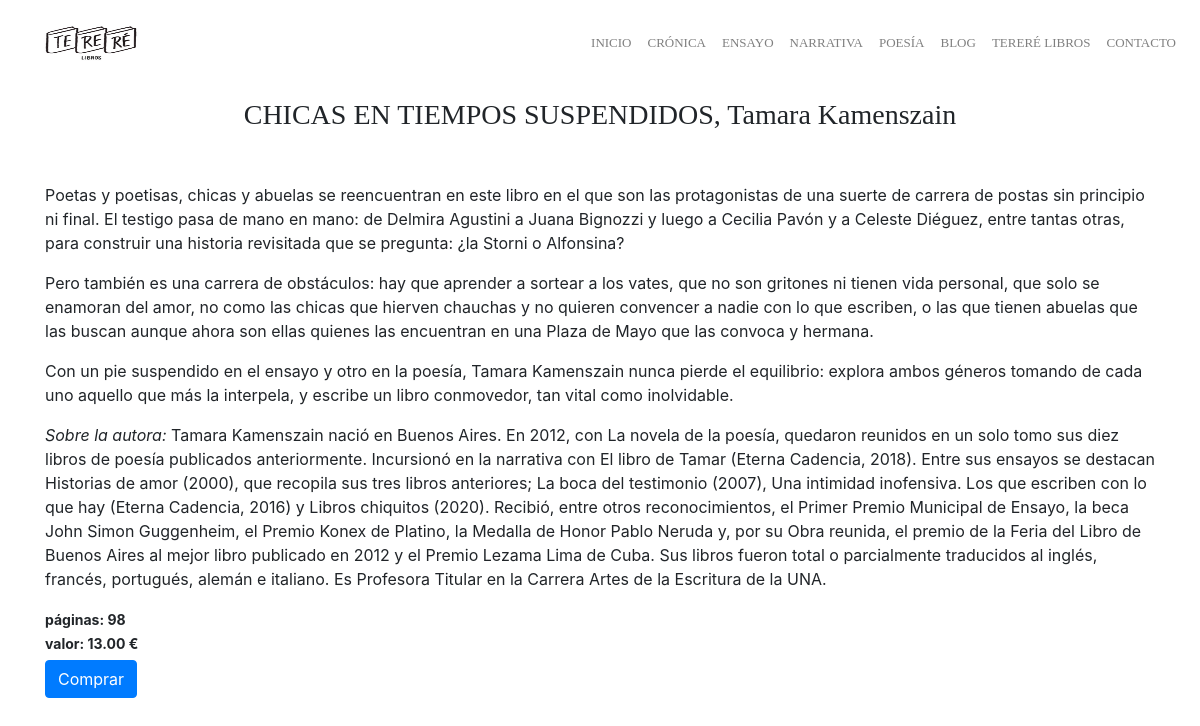
Page /libro/10/ on the committed database.
### tienda/models.py (models this page shows, shortened)
class Libro(models.Model):
    titulo = models.CharField('Título', max_length=100)
    categoria = models.ForeignKey('Categoria', on_delete=models.CASCADE)
    descripcion = RichTextField()
    paginas = models.IntegerField()
    tapa = models.ImageField(upload_to='tapas/', null=True, blank=True)
    precio = models.DecimalField(max_digits=5, decimal_places=2)
    estado = models.BooleanField('En stock', default=True)

### tienda/views.py (the view)
# urls.py: path('libro/<int:id>/', libro, name='libro'),
def libro(request, id):
    libro = Libro.objects.get(id=id)
    context = { 'libro':libro}
    return render(request, 'tienda/info.html', context)

### tienda/templates/tienda/info.html (shortened to what this page needs)
{% load static%}
<!doctype html>
<html lang="en">
  <head>
    <link rel="stylesheet" href="https://cdn.jsdelivr.net/npm/bootstrap@4.6.2/dist/css/bootstrap.min.css">
     <link href="{% static 'css/estilos2.css' %}" rel="stylesheet">
  </head>
  <body>
    {% block content %}
    {% include 'tienda/nav.html' %}
    <div class="container">
            {{ libro.descripcion|safe }}
            <div>
            <span style="font-size: 14px; font-weight: bold; margin-top: 10px;">páginas: {{ libro.paginas }}</span>
            </div>
            <div>
              <span style="font-size: 14px; font-weight: bold; margin-top: 10px;">valor: {{ libro.precio }} €</span>
            </div>
            <div>
              <a href="" class="btn btn-primary" style="margin: auto;margin-top: 5px;">Comprar</a>
            </div>
    </div>
    {% endblock %}
  </body>
</html>

### rows in the picture
Libro: descripcion "CHICAS EN TIEMPOS SUSPENDIDOS, Tamara Kamenszain Poetas y poetisas, chicas y abuelas se reencuentran en este libro en el que son las protagonistas de una suerte de carrera de postas sin principio ni final. El testigo pasa de mano en mano: de Delmira Agustini a Juana Bignozzi y luego a Cecilia Pavón y a Celeste Diéguez, entre tantas otras, para construir una historia revisitada que se pregunta: ¿la Storni o Alfonsina? Pero también es una carrera de obstáculos: hay que aprender a sortear a los vates, que no son gritones ni tienen vida personal, que solo se enamoran del amor, no como las chicas que hierven chauchas y no quieren convencer a nadie con lo que escriben, o las que tienen abuelas…", paginas "98", precio "13.00"
